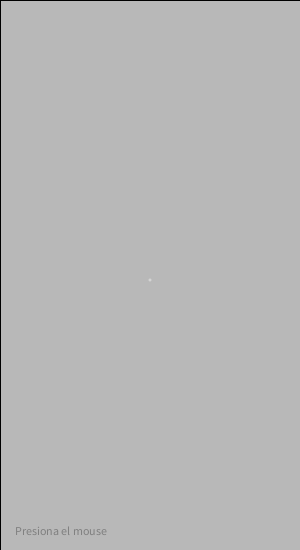
Frame 1 (no input)
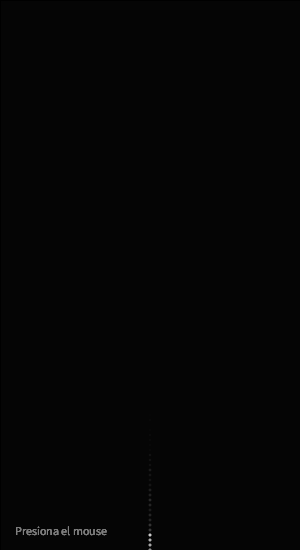
Frame 60 (the mouse pressed at the canvas centre just before this capture)
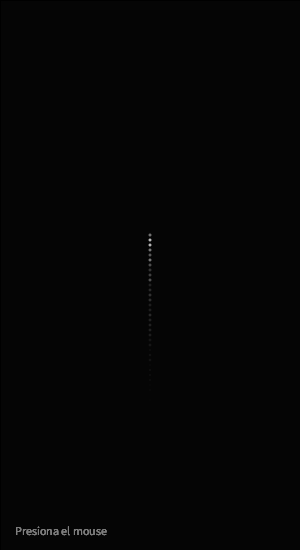
Frame 120 (the mouse held since frame 60 and released just before this capture)

The Processing sketch that drew these frames (run headless with seeded random() and noise(); from frame 60 on, the mouse is pressed at the canvas centre):

// Processing sketch: processing_172240
// ── processing_172240.pde

float posX, posY, velX;
int velY = 5;
int numeroBolas = 20;
float posicionesX[] = new float[numeroBolas];
float posicionesY[] = new float[numeroBolas];
float velocidadesX[] = new float[numeroBolas];
float velocidadesY[] = new float[numeroBolas];
int sz = 20;
boolean condicion = false;
int totalRebots = 0;
int sz2=3;

void setup() {
  size(300, 550);
  posX = width/2;
  posY = height/2;
}

void draw() {  

  actualizaPosiciones();
  dibuijaBola();
  cuentaRebotes();
  if (condicion==true) {
    explosion();
  }
}


void actualizaPosiciones() {
  //actualitzem posicions
  posX = posX+velX;
  posY = posY+velY;
}

void cuentaRebotes() {
  //comprobem posX
  if ((posX<0)||(posX>width)) {
    velX = -velX;

    totalRebots ++;
    //i finalment, escribim
  } 
  //comprobem posY
  if ((posY<0)||(posY>height)) {
    velY = -velY;
    totalRebots ++;
  }
}

void dibuijaBola() {
  fill (0, 25);
  rect (0, 0, width, height);
  noStroke();
  fill(random(200, 255), random(100, 255));
  ellipse(posX, posY, 3, 3);
  fill(127);
  text ("Presiona el mouse", 15, height-15);
}

void explosion() {

  float sz;
  for (int i = 0; i<numeroBolas; i++) {
    posicionesX[i] += velocidadesX[i];
    posicionesY[i] += velocidadesY[i];
  }
  for (int i = 0; i<numeroBolas; i++) {
    ellipse(posicionesX[i], posicionesY[i], sz2, sz2);
    fill (random(100, 255), 0, random(100));
    sz = random(60);
  }
}

void mouseReleased() {
  condicion=true;
  for (int i = 0; i<numeroBolas; i++) {
    posicionesX[i] = posX;
    posicionesY[i] = posY;
    velocidadesX[i] = random(-8, 8);
    velocidadesY[i] = random(-9, 9);
  }
}
